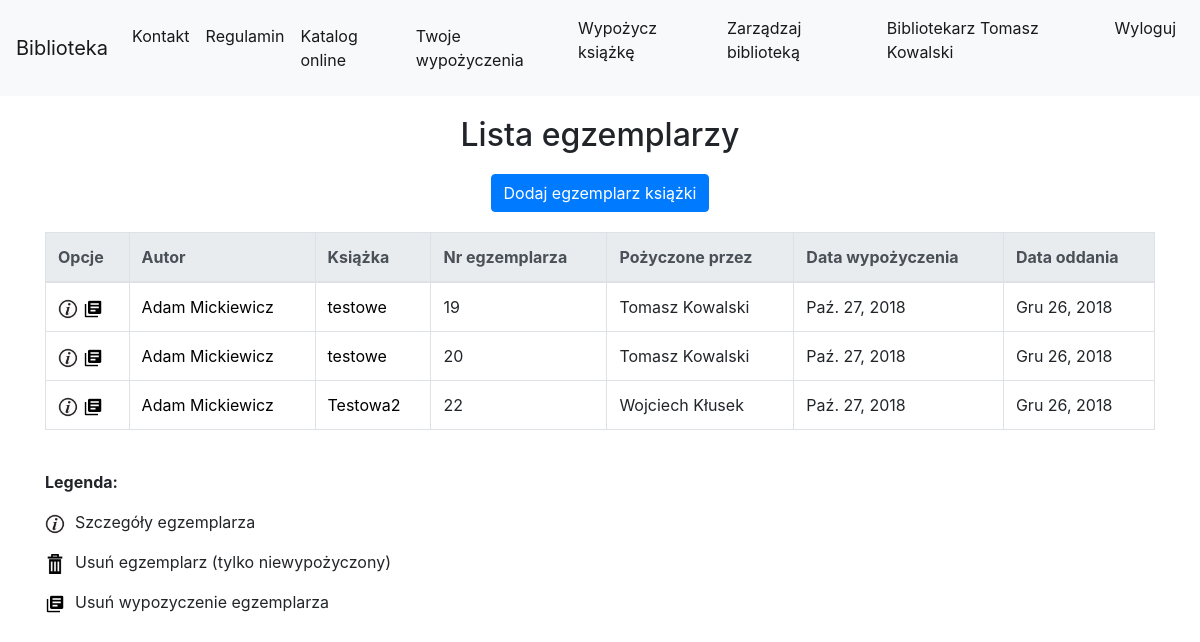
/library/book_copy_list/ (signed in), run on an earlier commit of the app's database.
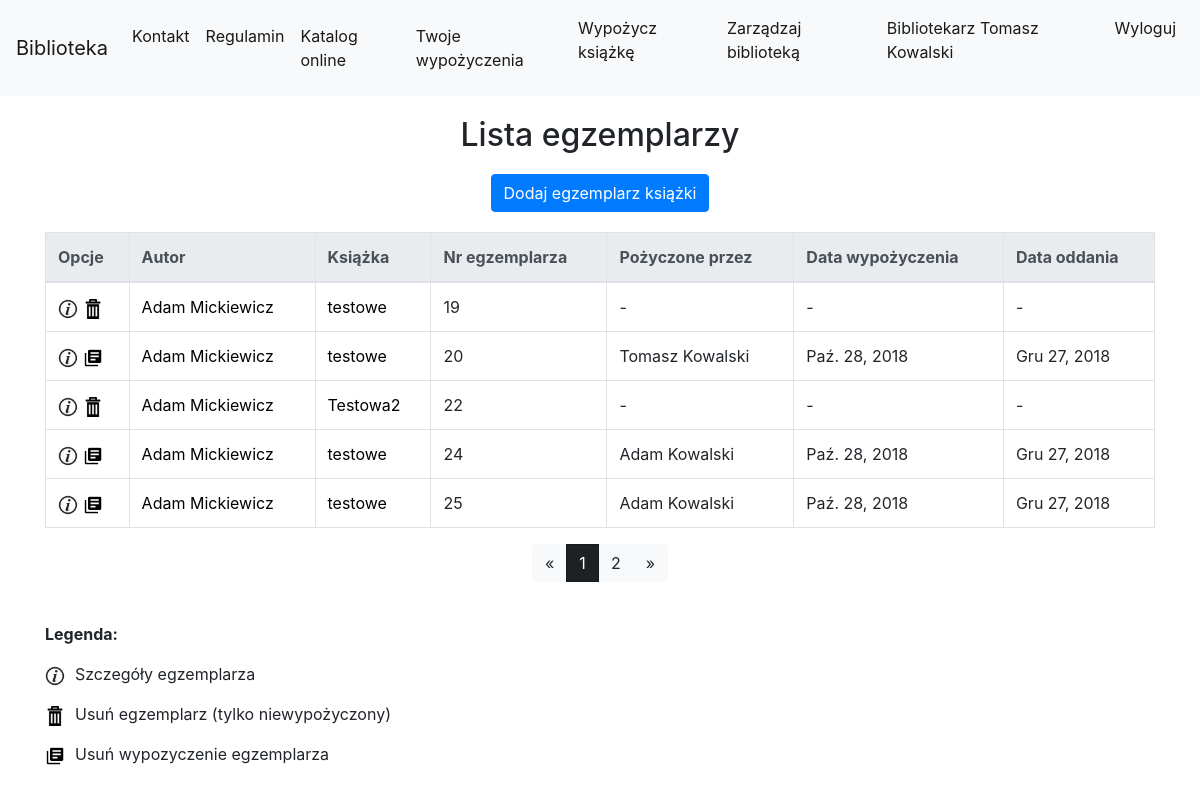
And on a later commit of the database.
### library_app/models.py (models this page shows, shortened)
class BookCopy(models.Model):
    book = models.ForeignKey(Book, related_name="bookcopies") #teraz w templatce mozemy z poziomu klasy book odnosic sie do obiektow bookcopy, np {{book.bookcopies.count}} da liczbe kopii ksiazek ktore maja w polu book id danej ksiazki
    is_borrowed = models.BooleanField(default=False)

class Author(models.Model):
    first_name = models.CharField(max_length=200)
    last_name = models.CharField(max_length=200)
    country = models.CharField(max_length=200)
    biography = models.TextField(default='', blank=True, null=True)
    birth_place = models.CharField(max_length=200, default='', blank=True, null=True)
    image_url = models.URLField(default='', blank=True, null=True)
    years_of_life = models.CharField(max_length=10, default='', blank=True, null=True)

class Book(models.Model):
    authors = models.ManyToManyField(Author, related_name='book_authors')
    category = models.ForeignKey(Category, related_name='book_categories')
    publishing_house = models.ForeignKey(PublishingHouse, related_name='publishing_houses')
    isbn = models.CharField(max_length=30, unique=True)
    title = models.CharField(max_length=200)
    description = models.TextField(blank=True, default='')
    publish_date = models.DateField(default=datetime.now, blank=True)
    edition = models.PositiveIntegerField(default=1)
    image_url = models.URLField(default='', blank=True, null=True)
    add_date = models.DateTimeField(auto_now=True)
    slug = models.SlugField(allow_unicode=True, unique=True)

class Borrow(models.Model):
    user = models.ForeignKey(User)
    borrow_librarian = models.ForeignKey(User, related_name="borrow_librarian")
    receive_librarian = models.ForeignKey(User, related_name="receive_librarian", null=True, blank=True)
    book_copy_id = models.ForeignKey(BookCopy, related_name="borrow_bookcopy")
    borrow_date = models.DateField(auto_now=True)
    receive_date = models.DateField(default=datetime.now()+timedelta(days=60))

### library_app/views.py (the view)
class BookCopyListView(LoginRequiredMixin, generic.ListView):
    login_url = reverse_lazy('login')
    model = models.BookCopy
    paginate_by = 5
    def get_context_data(self, **kwargs):
        context = super().get_context_data(**kwargs)
        context["current_borrow_list"] = models.Borrow.objects.filter(user=self.request.user)
        return context

### library_app/templatetags/custom_tags.py (called while the page is built)
@register.simple_tag(name='get_bookcopy_borrow')
def get_bookcopy_borrow(p_book_copy_id):
    borrows = models.Borrow.objects.all().filter(book_copy_id=p_book_copy_id)
    if(borrows.count() == 1):
        return borrows[0]
    else:
        return None

### library_app/templates/library_app/bookcopy_list.html
{% extends "base.html" %}
{% load static %}
{% load custom_tags %}
{% block body_block %}
<div class="container">
    <div class="page-title">
        <h2>Lista egzemplarzy </h2>
    </div>
        <div class="other_create_buttons">
            <a class="btn btn-primary" href="{% url 'library_app:bookcopy_create' %}">Dodaj egzemplarz książki</a>
        </div>
        <table class="table table-bordered table-hover">
            <thead class="thead-light">
                <tr>
                    <th scope="col">Opcje</th>
                    <th scope="col">Autor</th>
                    <th scope="col">Książka</th>
                    <th scope="col">Nr egzemplarza</th>
                    <th scope="col">Pożyczone przez</th>
                    <th scope="col">Data wypożyczenia</th>
                    <th scope="col">Data oddania</th>
                </tr>
            </thead>
            <tbody>
            {% for bookcopy in bookcopy_list %}
            {% get_bookcopy_borrow bookcopy.id as book_copy_borrow_obj %}
                    <tr>
                         <td>
                            <a href="{% url 'library_app:bookcopy_detail' pk=bookcopy.pk %}"><img src="{% static 'website_icons/info_ico.png' %}" alt="Szczegóły" width="20" height="20"></a>
                            {% if bookcopy.is_borrowed == False %}
                                <a href="{% url 'library_app:bookcopy_delete' pk=bookcopy.pk %}"><img src="{% static 'website_icons/del_ico.png' %}" alt="Usuń" width="20" height="20"></a>
                            {% else %}
                                 <a href="{% url 'library_app:borrow_delete' pk=book_copy_borrow_obj.pk %}"><img src="{% static 'website_icons/del_borrow_ico.png' %}" alt="Usuń wypozyczenie" width="20" height="20"></a>
                            {% endif %}
                        </td>
                        <td>
                            {% for author in bookcopy.book.authors.all %}
                            <a href="{% url 'library_app:author_detail' pk=author.pk %}">{{author.first_name}} {{author.last_name}}</a>
                            {% endfor %}
                        </td>
                        <td><a href="{% url 'library_app:book_detail' pk=bookcopy.book.pk %}">{{bookcopy.book.title}}</a></td>
                        <td><a href="{% url 'library_app:bookcopy_detail' pk=bookcopy.pk %}"></a>{{bookcopy.id}}</a></td>
                        {% if book_copy_borrow_obj %}
                            <td>{{book_copy_borrow_obj.user.get_full_name}}</a></td>
                            <td>{{book_copy_borrow_obj.borrow_date}}</a></td>
                            <td>{{book_copy_borrow_obj.receive_date}}</a></td>
                        {% else %}
                            <td>-</td>
                            <td>-</td>
                            <td>-</td>
                        {% endif %}
                    </tr>
            {% endfor %}
            </tbody>
        </table>
     <div class="pagination_bar">
        {% if is_paginated %}
        <div class="btn-group" role="group">
            {% if page_obj.has_previous %}
                <a class="btn btn-light disable" href="?page={{ page_obj.previous_page_number }}">&laquo;</a>
            {% else %}
                <a class="btn btn-light"><span>&laquo;</span></a>
            {% endif %}
            {% for i in paginator.page_range %}
                {% if page_obj.number == i %}
                <a  class="btn btn-dark active"><span>{{ i }} <span class="sr-only">(current)</span></span></a>
                {% else %}
                <a class="btn btn-light" href="?page={{ i }}">{{ i }}</a>
                {% endif %}
            {% endfor %}
            {% if page_obj.has_next %}
            <a class="btn btn-light" href="?page={{ page_obj.next_page_number }}">&raquo;</a>
            {% else %}
            <a type="button" class="btn btn-light"><span>&raquo;</span></a>
            {% endif %}
        </div>
        {% endif %}
    </div>
    <div class="table-legend">
        <p><b>Legenda:</b></p>
        <p><img src="{% static 'website_icons/info_ico.png' %}" alt="Szczegóły" width="20" height="20">Szczegóły egzemplarza</p>
        {% if user.is_superuser %}
            <p><img src="{% static 'website_icons/del_ico.png' %}" alt="Usuń egzemplarz" width="20" height="20">Usuń egzemplarz (tylko niewypożyczony)</p>
            <p><img src="{% static 'website_icons/del_borrow_ico.png' %}" alt="Usuń wypozyczenie" width="20" height="20">Usuń wypozyczenie egzemplarza</p>
        {% endif %}
    </div>
</div>
{% endblock %}

### templates/base.html (shortened to what this page needs)
<!DOCTYPE html>
{% load static %}
<html lang="pl">
<head>
    <link rel="stylesheet" href="{% static '/bootstrap/css/bootstrap.min.css' %}">
    <link rel="stylesheet" href="{% static 'css/style.css' %}">
</head>
<body>
    <nav class="navbar navbar-expand-lg navbar-light bg-light">
        <a class="navbar-brand" href="{% url 'index' %}">Biblioteka</a>
        <div id="navbarNavDropdown" class="navbar-collapse collapse">
            <ul class="navbar-nav mr-auto">
                <li class="nav-item active">
                    <a class="nav-link" href="{% url 'contact' %}">Kontakt</a>
                </li>
                <li class="nav-item active">
                    <a class="nav-link" href="{% url 'regulations' %}">Regulamin</a>
                </li>
                <li class="nav-item active">
                    <a class="nav-link" href="{% url 'library_app:book_list' %}">Katalog online</a>
                </li>
                <li class="nav-item active">
                    <a class="nav-link" href="{% url 'library_app:my_borrow_list' %}">Twoje wypożyczenia</a>
                </li>
            </ul>
            <ul class="navbar-nav" >
            {% if user.is_authenticated and user.is_superuser %}
                <li class="nav-item active">
                    <a class="nav-link" href="{% url 'library_app:borrow_create' %}">Wypożycz książkę</a>
                </li>
                <li class="nav-item active">
                    <a class="nav-link" href="{% url 'librarian_panel' %}">Zarządzaj biblioteką</a>
                </li>
                <li class="nav-item active">
                    <p class="nav-link">Bibliotekarz {{user.first_name}} {{user.last_name}}</p>
                </li>
                <li class="nav-item active">
                  <a class="nav-link" href="{% url 'accounts:logout' %}">Wyloguj</a>
                </li>
    		{% endif %}
            </ul>
        </div>
    </nav>
         {% block body_block %}{% endblock %}
</body>
</html>

### static/css/style.css (style rules this page uses)
.page-title { margin-top: 20px; margin-bottom: 20px; text-align: center; }
.other_create_buttons { text-align: center; margin-top: 20px; margin-bottom: 20px; }
ul { list-style: none; }
a { text-decoration: none; color: black; }
.pagination_bar { text-align: center; margin-bottom: 40px; margin-top: 10px; }
.table-legend { margin-bottom: 100px; }
.table-legend img { margin-right: 10px; }

What changed in the data, as far as the page shows it:
removed Borrow: user.get_full_name "Tomasz Kowalski", borrow_date "Paź. 27, 2018", receive_date "Gru 26, 2018"
removed Borrow: user.get_full_name "Tomasz Kowalski", borrow_date "Paź. 27, 2018", receive_date "Gru 26, 2018"
removed Borrow: user.get_full_name "Wojciech Kłusek", borrow_date "Paź. 27, 2018", receive_date "Gru 26, 2018"
changed BookCopy id 19: is_borrowed True → False (drawn); is_borrowed: picture added; is_borrowed: picture removed; now shows "- - -"
added Borrow: user.get_full_name "Tomasz Kowalski", borrow_date "Paź. 28, 2018", receive_date "Gru 27, 2018"
changed BookCopy "Testowa2": is_borrowed True → False (drawn); is_borrowed: picture added; is_borrowed: picture removed; now shows "- - -"
added BookCopy: is_borrowed True (drawn), book "testowe", id "24", Author (first_name "Adam", last_name "Mickiewicz")
added Borrow: user.get_full_name "Adam Kowalski", borrow_date "Paź. 28, 2018", receive_date "Gru 27, 2018"
added BookCopy: is_borrowed True (drawn), book "testowe", id "25", Author (first_name "Adam", last_name "Mickiewicz")
added Borrow: user.get_full_name "Adam Kowalski", borrow_date "Paź. 28, 2018", receive_date "Gru 27, 2018"
Also different on the page:
new list line: "1"
new list line: "2"
